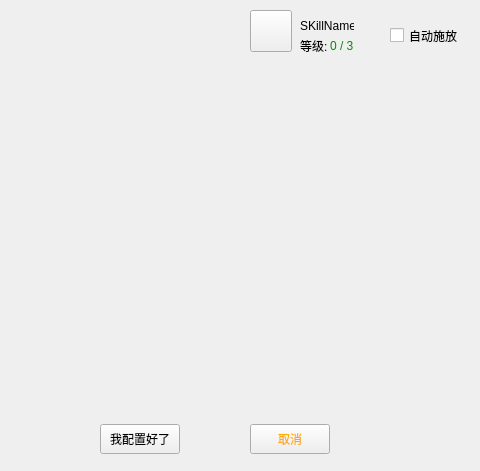
<?xml version="1.0" encoding="UTF-8"?>
<ui version="4.0">
 <class>role_skill</class>
 <widget class="QWidget" name="role_skill">
  <property name="windowModality">
   <enum>Qt::NonModal</enum>
  </property>
  <property name="geometry">
   <rect>
    <x>0</x>
    <y>0</y>
    <width>480</width>
    <height>471</height>
   </rect>
  </property>
  <property name="windowTitle">
   <string>技能</string>
  </property>
  <property name="styleSheet">
   <string notr="true"/>
  </property>
  <widget class="QPushButton" name="btn_close">
   <property name="geometry">
    <rect>
     <x>250</x>
     <y>424</y>
     <width>80</width>
     <height>30</height>
    </rect>
   </property>
   <property name="styleSheet">
    <string notr="true">color: rgb(255, 170, 0);</string>
   </property>
   <property name="text">
    <string>取消</string>
   </property>
   <property name="flat">
    <bool>false</bool>
   </property>
  </widget>
  <widget class="QPushButton" name="btn_ok">
   <property name="geometry">
    <rect>
     <x>100</x>
     <y>424</y>
     <width>80</width>
     <height>30</height>
    </rect>
   </property>
   <property name="styleSheet">
    <string notr="true"/>
   </property>
   <property name="text">
    <string>我配置好了</string>
   </property>
   <property name="flat">
    <bool>false</bool>
   </property>
  </widget>
  <widget class="QLabel" name="lbl_name">
   <property name="geometry">
    <rect>
     <x>300</x>
     <y>20</y>
     <width>54</width>
     <height>12</height>
    </rect>
   </property>
   <property name="text">
    <string>SKillName</string>
   </property>
  </widget>
  <widget class="QLabel" name="label_2">
   <property name="geometry">
    <rect>
     <x>300</x>
     <y>40</y>
     <width>30</width>
     <height>12</height>
    </rect>
   </property>
   <property name="text">
    <string>等级:</string>
   </property>
  </widget>
  <widget class="QLabel" name="lbl_lv">
   <property name="geometry">
    <rect>
     <x>330</x>
     <y>40</y>
     <width>30</width>
     <height>12</height>
    </rect>
   </property>
   <property name="styleSheet">
    <string notr="true">color: rgb(0, 143, 0);</string>
   </property>
   <property name="text">
    <string>0 / 3</string>
   </property>
  </widget>
  <widget class="QCheckBox" name="checkBox_use">
   <property name="geometry">
    <rect>
     <x>390</x>
     <y>20</y>
     <width>71</width>
     <height>31</height>
    </rect>
   </property>
   <property name="text">
    <string>自动施放</string>
   </property>
  </widget>
  <widget class="QTextEdit" name="edit_cur">
   <property name="geometry">
    <rect>
     <x>250</x>
     <y>80</y>
     <width>221</width>
     <height>331</height>
    </rect>
   </property>
   <property name="styleSheet">
    <string notr="true">background-color: rgba(255, 255, 255, 0);</string>
   </property>
   <property name="frameShape">
    <enum>QFrame::NoFrame</enum>
   </property>
   <property name="readOnly">
    <bool>true</bool>
   </property>
  </widget>
  <widget class="QPushButton" name="btn_skill">
   <property name="geometry">
    <rect>
     <x>250</x>
     <y>10</y>
     <width>42</width>
     <height>42</height>
    </rect>
   </property>
   <property name="iconSize">
    <size>
     <width>34</width>
     <height>34</height>
    </size>
   </property>
   <property name="checkable">
    <bool>true</bool>
   </property>
  </widget>
 </widget>
 <layoutdefault spacing="6" margin="11"/>
 <resources>
  <include location="mirror.qrc"/>
 </resources>
 <connections/>
</ui>
